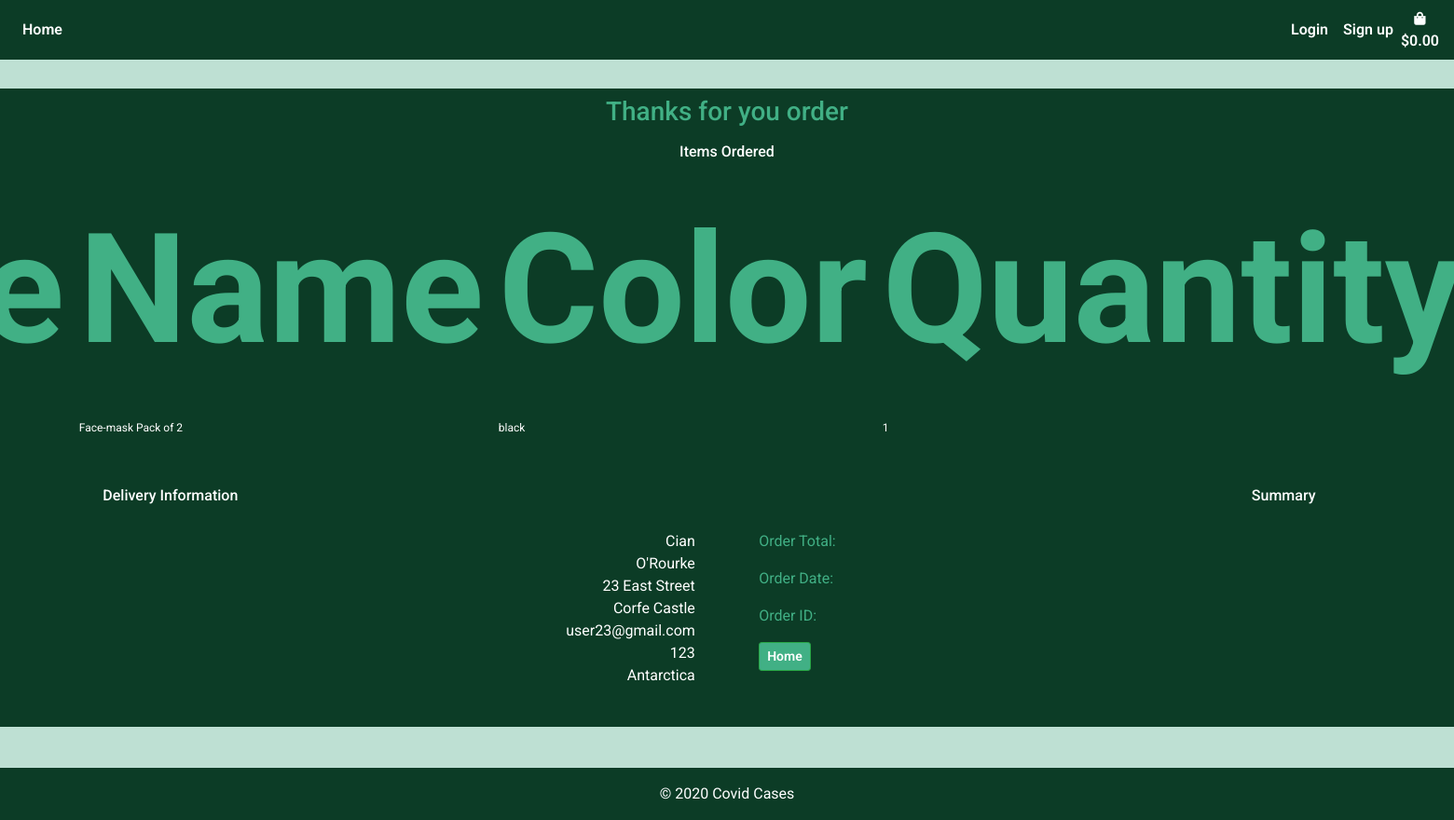
Screenshot of /bag/order_success/139 with the database file from the repository.
### shopping_bag/models.py (models this page shows)
class OrderItem(models.Model):
    item = models.ForeignKey(Product, on_delete=models.CASCADE)
    order = models.ForeignKey(Order, on_delete=models.CASCADE)
    quantity = models.IntegerField(null=True , editable=True, default=0)
    def line_total(self):
        return self.quantity * self.item.price

class Order(models.Model):
    customer_profile = models.ForeignKey(Customer, on_delete=models.SET_NULL, null=True, blank=True)
    stripe_pid = models.CharField(max_length=settings.CONST_PROFILE_ATTR, null=False, blank=False, default='')
    ordered_date = models.DateTimeField(auto_now_add=True)
    order_total = models.DecimalField(max_digits=6, decimal_places=2, null=True)
    order_confirmed = models.BooleanField(default=False)
    date_dispatched = models.DateTimeField(null=True)

### products/models.py (models this page shows, shortened)
class Product(models.Model):
    product_name = models.CharField(max_length=settings.CONST_PROFILE_ATTR)
    color = models.CharField(max_length=settings.CONST_PROFILE_ATTR)
    price = models.DecimalField(max_digits=6, decimal_places=2)
    image = ResizedImageField(size=[400, 500], crop=['middle', 'center'],quality=100, upload_to='', default='noimage.jpeg')
    image_2 = ResizedImageField(size=[400, 500], crop=['middle', 'center'],quality=100, upload_to='', default='noimage.jpeg', null=True)
    number_in_stock = models.IntegerField(null=True , editable=True, default=0)
    is_active = models.BooleanField(default=True, null=True)
    created_by = models.CharField(max_length=settings.CONST_PROFILE_ATTR, null=True)
    created_date = models.TimeField(auto_now_add=True, null=True)
    supplier = models.ForeignKey(Supplier, on_delete=models.CASCADE, null=True)

### profiles/models.py (models this page shows)
class Customer(models.Model):
    user = models.OneToOneField(User, null=True, on_delete=models.CASCADE, blank=True)
    name = models.CharField(max_length=settings.CONST_PROFILE_ATTR, null=True)
    first_name = models.CharField(max_length=settings.CONST_PROFILE_ATTR, null=True)
    last_name = models.CharField(max_length=settings.CONST_PROFILE_ATTR, null=True)
    phone = models.CharField(max_length=settings.CONST_PROFILE_ATTR, null=True)
    email = models.CharField(max_length=settings.CONST_PROFILE_ATTR, null=True, unique=True)
    city = models.CharField(max_length=settings.CONST_PROFILE_ATTR, null=True)
    address_line_1 = models.CharField(max_length=settings.CONST_PROFILE_ADDRESS, null=True)
    address_line_2 = models.CharField(max_length=settings.CONST_PROFILE_ADDRESS, null=True, default="")
    country = CountryField(null=True)
    date_created = models.DateTimeField(auto_now_add=True, null=True)

### shopping_bag/views.py (the view)
# urls.py: path("order_success/<int:order_id>", views.order_success, name="order_success"),
def order_success(request, order_id):
    order = Order.objects.get(id=order_id)
    order_items = OrderItem.objects.filter(order=order)
    context = {
        "order": order,
        "order_items": order_items
    }
    return render(request, "shopping_bag/order_success.html", context)

### shopping_bag/templates/shopping_bag/order_success.html (shortened to what this page needs)
{% extends 'base.html'%}
{% load static %}
{% load tz %}
{% get_current_timezone as TIME_ZONE %}
{% block content %}
    <div class="d-flex justify-content-center h-100 ">
        <div class="order-confirmed-page">
            <div class="d-flex justify-content-center">
                <h3 id="order-confirmed-title">Thanks for you order</h3>
            </div>
            <div class="row">
                <div class="col-md-12">
                    <h6 class="text-center mt-2">Items Ordered</h6>
                    <table class="table table-borderless order-confirmed-table">
                        <thead>
                            <tr>
                            <th scope="col">Image</th>
                            <th scope="col">Name</th>
                            <th scope="col">Color</th>
                            <th scope="col">Quantity</th>
                            </tr>
                        </thead>
                        <tbody>
                        {% for item in order_items %}
                            <tr>
                            <td scope="row"><img class="img-fluid" style="max-width: 2.5rem;" src="{{ MEDIA_URL }}{{ item.item.image }}"/></td>
                            <td>{{ item.item.product_name }}</td>
                            <td>{{ item.item.color }}</td>
                            <td>{{ item.quantity }}</td>
                            </tr>
                        {% endfor %}
                        </tbody>
                    </table>
                </div>
                <div class="col-md-6 mx-auto delivery-information mt-2">
                    <h6 class="text-center" >Delivery Information</h6>
                    <ul class="list-unstyled">
                        <li><span class="order-confirmed-label">First name: </span><span class="float-right">{{ order.customer_profile.first_name }}</span></li>
                        <li><span class="order-confirmed-label">Last name: </span><span class="float-right">{{ order.customer_profile.last_name }}</span></li>
                        <li><span class="order-confirmed-label">Address line 1: </span><span class="float-right">{{ order.customer_profile.address_line_1 }}</span></li>
                        <li><span class="order-confirmed-label">Address line 2: </span><span class="float-right">{{ order.customer_profile.address_line_2 }}</span></li>
                        <li><span class="order-confirmed-label">Email: </span><span class="float-right">{{ order.customer_profile.email }}</span></li>
                        <li><span class="order-confirmed-label">Phone: </span><span class="float-right">{{ order.customer_profile.phone }}</span></li>
                        <li><span class="order-confirmed-label">Country: </span><span class="float-right">{{ order.customer_profile.country.name }}</span></li>
                    </ul>
                </div>
                <div class="col-md-6 mt-2">
                    <h6 class="text-center">Summary</h6>
                    <div class="order-summary">
                        <p><span class="order-confirmed-label">Order Total: </span><span class="float-right">$ {{ order.order_total }}</span></p>
                        {% localtime on %}
                            <p><span class="order-confirmed-label">Order Date: </span><span class="float-right">{{ order.ordered_date }}</span></p>
                        {% endlocaltime %}
                        <p><span class="order-confirmed-label">Order ID: </span><span class="float-right">{{ order.id }}</span></p>
                        <div>
                            <a class="btn btn-success btn-sm" href="{% url 'products' %}">Home</a>
                        </div>
                    </div>
                </div>
            </div>
        </div>
    </div>
{% endblock %}

### static/css/base.css (style rules this page uses)
body { background-color: #bee0d3; color: #0C3C26; font-family: 'Roboto', sans-serif; margin: 0; padding: 0; padding-bottom: 3.75rem; margin: 0 0 2.5rem; }
html { position: relative; min-height: 100%; }
a { color: #fff; }
.btn { font-weight: 600; }
a { color: #fff; font-weight: 600; }
.btn-success { background: #41b085 !important; color: #fff !important; font-weight: 600; }
.order-confirmed-page { background-color: #0C3C26; padding: .5rem; width: auto; margin: auto; color: #fff; margin-top: 2%; }
#order-confirmed-title { color: #41b085; }
.order-confirmed-page p { font-size: 1rem; }
.order-confirmed-table { color: #fff; width: auto; margin: auto; margin-bottom: .4rem; margin-top: .4rem; }
.order-confirmed-table th { color: #41b085; font-size: 10.25rem; padding: .5rem }
.order-confirmed-table td { font-size: 0.75rem; padding: .5rem }
.delivery-information ul { padding: 1.2rem; }
.order-confirmed-label { color: #41b085; }
.order-summary { padding: 1.2rem; }

### rows the page displays
OrderItem: item.product_name "Face-mask Pack of 2", item.color "black", quantity "1"
Order: customer_profile.first_name "Cian", customer_profile.last_name "O'Rourke", customer_profile.address_line_1 "23 East Street", customer_profile.address_line_2 "Corfe Castle", customer_profile.email "user23@gmail.com", customer_profile.phone "123", customer_profile.country.name "Antarctica"
